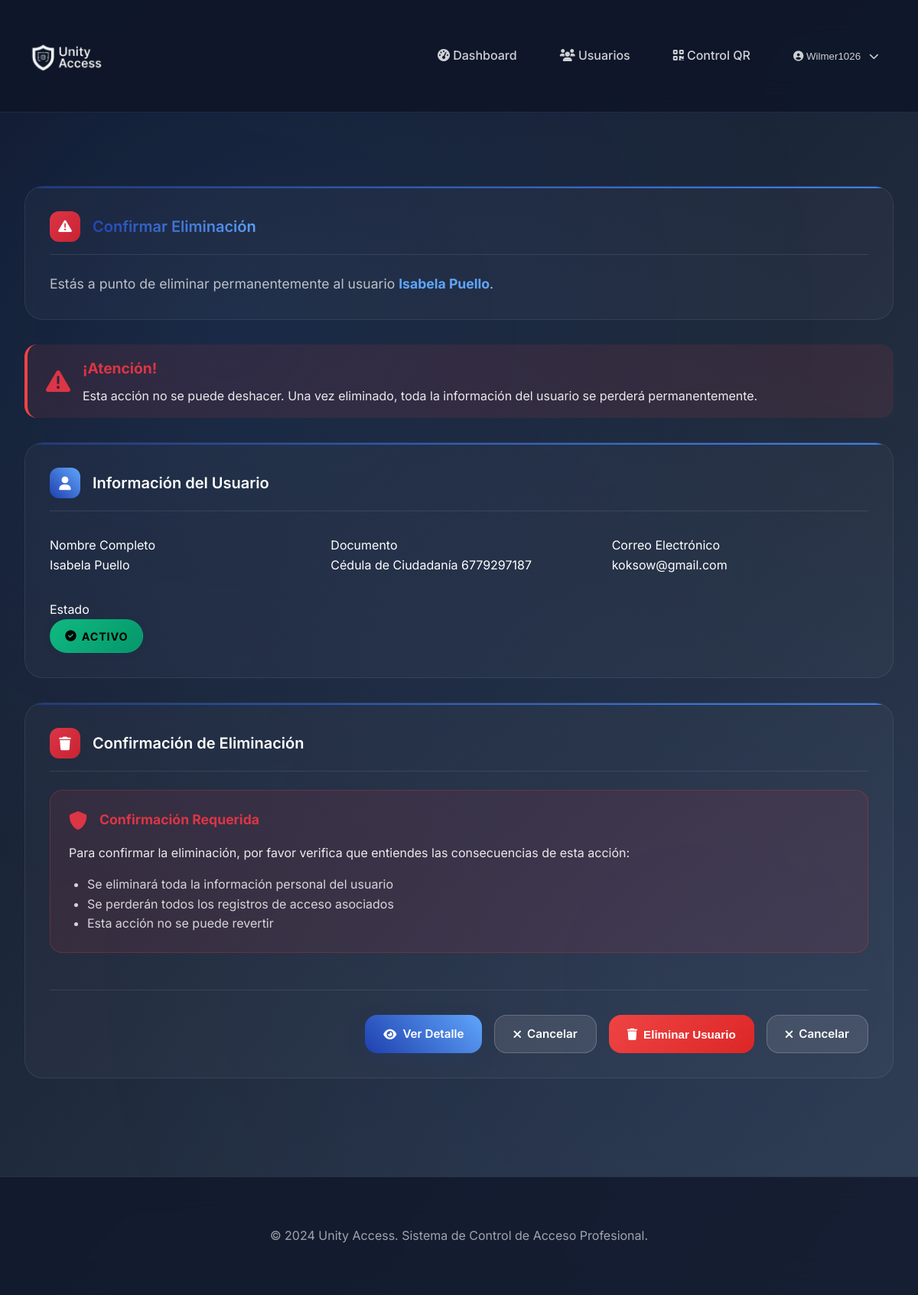
The page /appi/usuarios/6/eliminar/ (signed in) on the database as committed earlier.
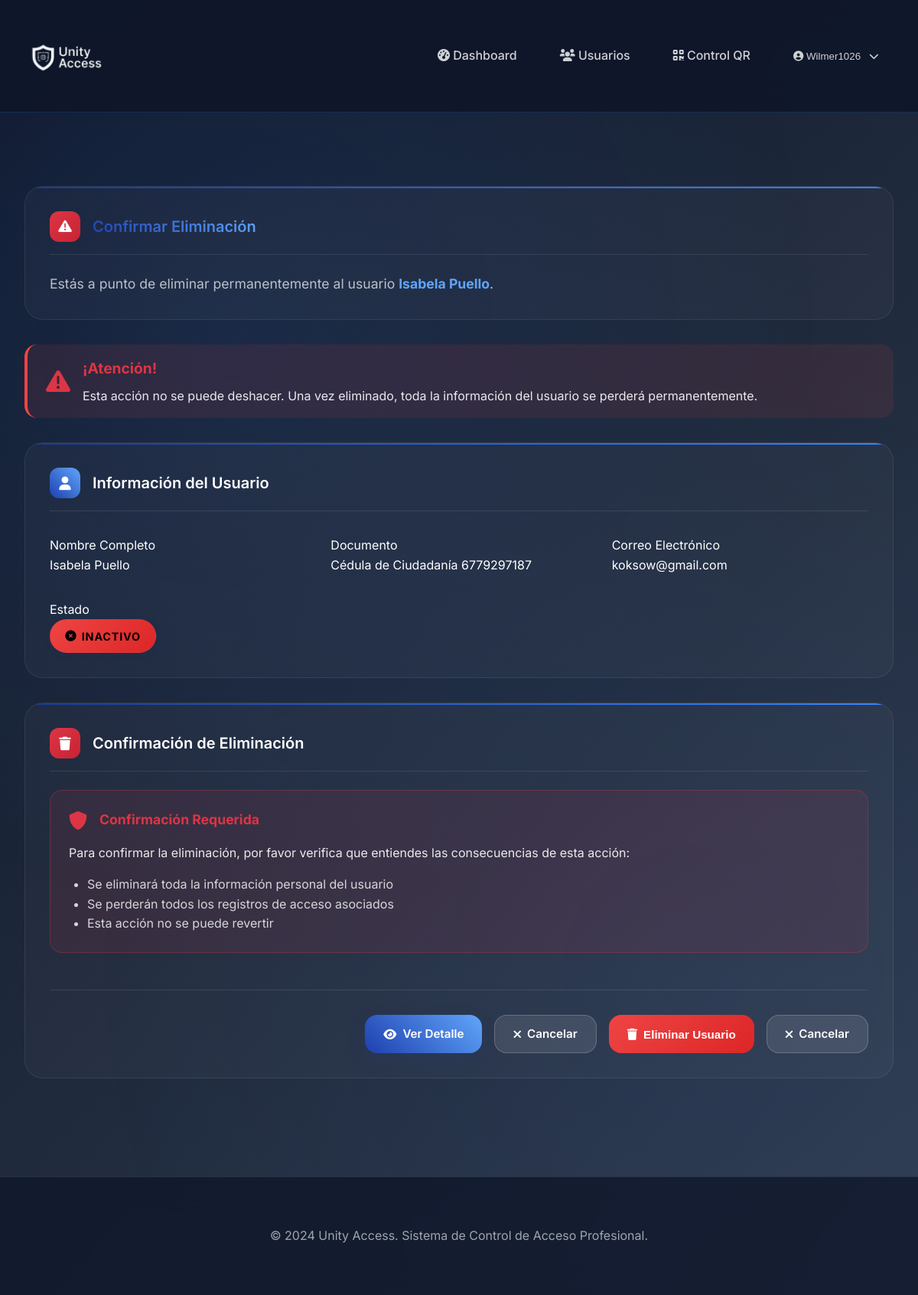
The same page on the database as committed later.
### appi/views.py (the view)
# urls.py: path('usuarios/<int:id>/eliminar/', views.eliminar_usuario, name='eliminar_usuario'),
@never_cache
@never_cache
@never_cache
@login_required
@user_passes_test(es_administrador)
def eliminar_usuario(request, id):
    usuario = get_object_or_404(Usuario, id=id)
    if request.method == 'POST':
        nombre_completo = usuario.nombre_completo
        usuario.delete()
        messages.success(request, f'Usuario {nombre_completo} eliminado exitosamente.')
        return redirect('appi:lista_usuarios')
    context = {'usuario': usuario}
    return render(request, 'usuarios/eliminar.html', context)

### appi/models.py (called while the page is built)
    @property
    def nombre_completo(self):
        return f"{self.nombres} {self.apellidos}"

### appi/views.py (called while the page is built)
def es_administrador(user):
    return user.is_authenticated and (user.is_superuser or user.is_staff)

### templates/usuarios/eliminar.html (shortened to what the changed rows need)
{% extends 'base.html' %}
{% load static %}
{% block content %}
<div class="fade-in-up">
    <div class="content-card">
        <div class="card-header-custom">
            <h1 class="card-title-custom text-gradient">Confirmar Eliminación</h1>
        </div>
    </div>
    <div class="content-card">
        <div class="card-header-custom">
            <h2 class="card-title-custom">Información del Usuario</h2>
        </div>
        <div style="margin-top: 2rem;">
            <div style="display: grid; grid-template-columns: repeat(auto-fit, minmax(300px, 1fr)); gap: 2rem;">
                <div class="info-item-custom">
                    <div class="info-value-custom">
                        {% if usuario.estado == 'activo' %}
                            <span class="badge-custom badge-success-custom">
                                <i class="fas fa-check-circle"></i>
                                Activo
                            </span>
                        {% else %}
                            <span class="badge-custom badge-danger-custom">
                                <i class="fas fa-times-circle"></i>
                                Inactivo
                            </span>
                        {% endif %}
                    </div>
                </div>
            </div>
        </div>
    </div>
    <div class="content-card">
        <div class="card-header-custom">
            <h2 class="card-title-custom">Confirmación de Eliminación</h2>
        </div>
    </div>
</div>
{% endblock %}

Rows that differ between the two databases and show on the page:
changed Usuario "Isabela Puello": estado "activo" → "inactivo" (drawn)
Other text that changed with them:
text no longer shown: "ACTIVO"
text now shown: "INACTIVO"
